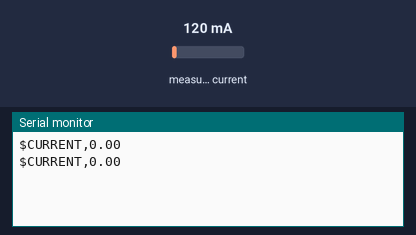
The sketch below on a simulated Arduino Uno, built with avr-gcc and run on an emulated ATmega328P. On the bench: the last lines printed to the serial monitor. The inputs (shaded band) are chosen by the test bench; at power-on: measured current 120 mA.

Above: at 2.1 s.
2.2 s: measured current set to 500 mA
At 3.1 s:
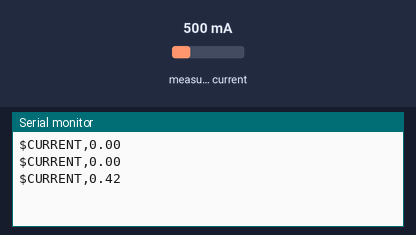
3.8 s: measured current set to 1000 mA
At 3.8 s:
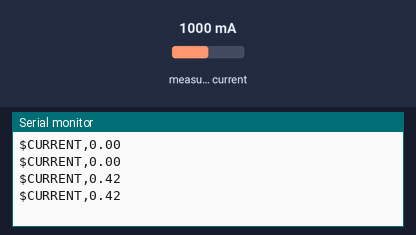
Timing chart, 0 to 6.8 s (numbered marks = the images above; inputs shaded):
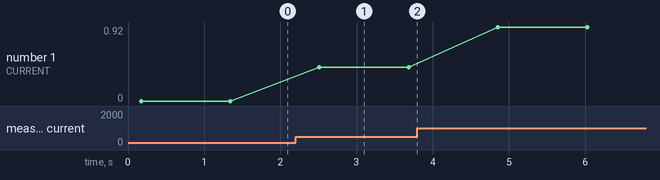

Measured:
- after the input at 2.2 s, the serial monitor: prints a new line after 0.31 s (image 1)
- plotted number 1: 0 → 0.42 after the input at 2.2 s, 0.42 → 0.92 after the input at 3.8 s

The sketch:

STL_Measurement_V1.ino
```cpp
/*
  ESP32 Starlink Measurement System
  Authors:
    - Felipe Bertelli dos Santos (felipe.bertelli@solinftec.com)
    - Idalberto Cardoso (idalberto.junior@solinftec.com)
  Solinftec Row Crops Development
*/

#include "EmonLib.h"

#define CURRENT_CAL 22.80
const int pinoSensor = A2;
float ruido = 0.08;

EnergyMonitor emon1;

void setup(){
  Serial.begin(9600);
  emon1.current(pinoSensor, CURRENT_CAL);
}

void loop(){
  emon1.calcVI(17,100);
  double currentDraw = emon1.Irms;
  currentDraw = currentDraw-ruido;

  if(currentDraw < 0.05){
      currentDraw = 0;
  }
    Serial.print("$CURRENT,");
    Serial.println(currentDraw);
    //Serial.println("A");
    delay(1000);
}
```
